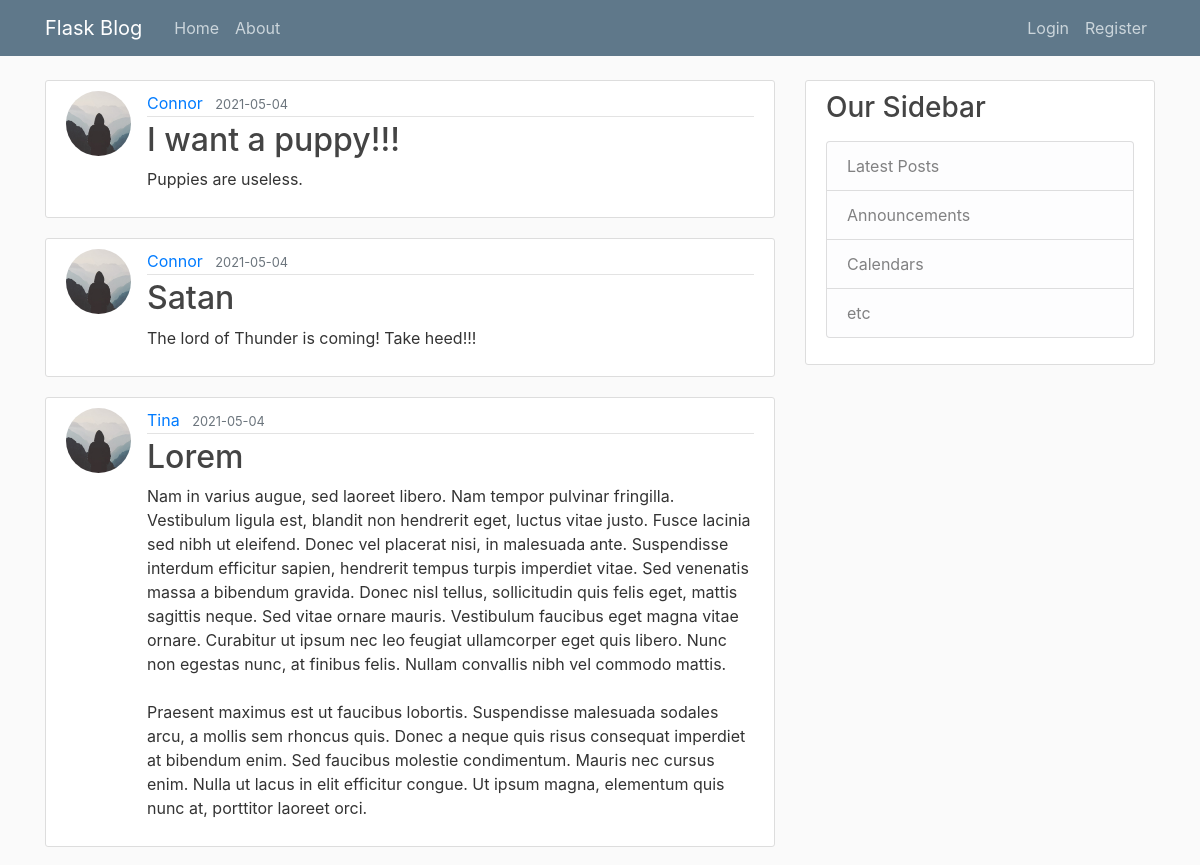
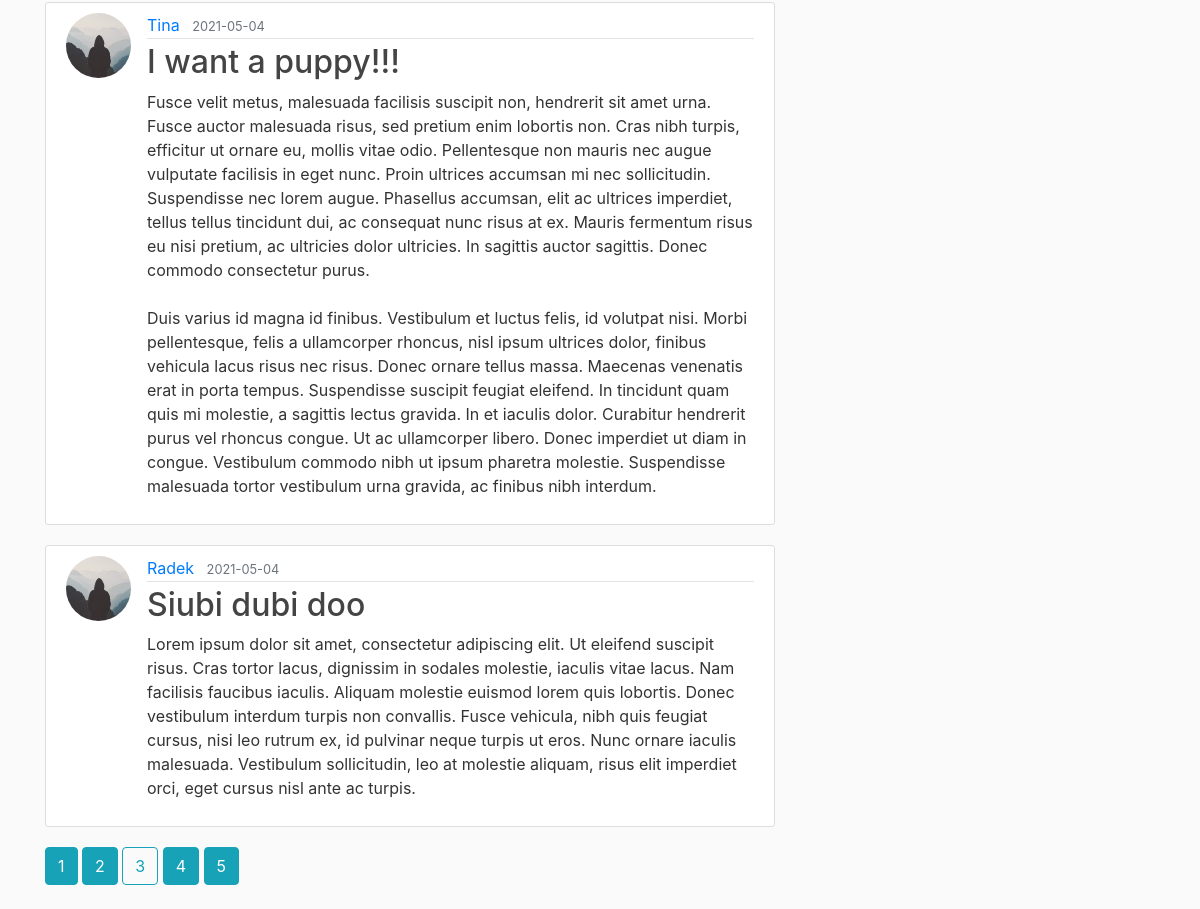
Screenshot of /home?page=3 with the database file from the repository (2 pictures, top to bottom).
### flask_blog/models.py (models this page shows, shortened)
class Post(db.Model):
    id = db.Column(db.Integer, primary_key=True)
    title = db.Column(db.String(100), nullable=False)
    date_posted = db.Column(db.DateTime, nullable=False, default=datetime.utcnow)
    content = db.Column(db.Text, nullable=False)
    user_id = db.Column(db.Integer, db.ForeignKey('user.id'), nullable=False)

class User(db.Model, UserMixin):
    id = db.Column(db.Integer, primary_key=True)
    username = db.Column(db.String(20), unique=True, nullable=False)
    email = db.Column(db.String(120), unique=True, nullable=False)
    image_file = db.Column(db.String(20), nullable=False, default='default.jpg')
    password = db.Column(db.String(60), nullable=False)
    posts = db.relationship('Post', backref='author', lazy=True)

### flask_blog/main/routes.py (the view)
@main.route('/')
@main.route('/home')
def home():
    page = request.args.get('page', 1, type=int)
    posts = Post.query.order_by(Post.date_posted.desc()).paginate(page=page, per_page=5)
    return render_template('home.html', posts=posts)

### flask_blog/templates/home.html
{% extends "layout.html" %}
{% block content %}
    {% for post in posts.items %}
        <article class="media content-section">
            <img class="rounded-circle article-img" src="{{ url_for('static', filename='profile_pics/' + post.author.image_file) }}" alt="">
          <div class="media-body">
            <div class="article-metadata">
              <a class="mr-2" href="{{ url_for('users.user_posts', username=post.author.username) }}">{{ post.author.username }}</a>
              <small class="text-muted">{{ post.date_posted.strftime('%Y-%m-%d') }}</small>
            </div>
            <h2><a class="article-title" href="{{ url_for('posts.post', post_id=post.id) }}">{{ post.title }}</a></h2>
            <p class="article-content">{{ post.content }}</p>
          </div>
        </article>
    {% endfor %}
    {% for page_num in posts.iter_pages(left_edge=1, right_edge=1, left_current=1, right_current=2) %}
        {% if page_num %}
            {% if posts.page == page_num %}
                <a class="btn btn-outline-info mb-4" href="{{ url_for('main.home', page=page_num) }}">{{ page_num }}</a>
            {% else %}
                <a class="btn btn-info mb-4" href="{{ url_for('main.home', page=page_num) }}">{{ page_num }}</a>
            {% endif %}
        {% else %}
             . .
        {% endif %}
    {% endfor %}
{% endblock content %}

### flask_blog/static/main.css (style rules this page uses)
body { background: #fafafa; color: #333333; margin-top: 5rem; }
h1, h2, h3, h4, h5, h6 { color: #444444; }
.content-section { background: #ffffff; padding: 10px 20px; border: 1px solid #dddddd; border-radius: 3px; margin-bottom: 20px; }
.article-title { color: #444444; }
.article-content { white-space: pre-line; }
.article-img { height: 65px; width: 65px; margin-right: 16px; }
.article-metadata { padding-bottom: 1px; margin-bottom: 4px; border-bottom: 1px solid #e3e3e3 }

### rows the page displays
Post: image_file (placeholder picture), author.username "Connor", date_posted "2021-05-04", title "I want a puppy!!!", content "Puppies are useless."
Post: image_file (placeholder picture), author.username "Connor", date_posted "2021-05-04", title "Satan", content "The lord of Thunder is coming! Take heed!!!"
Post: image_file (placeholder picture), author.username "Tina", date_posted "2021-05-04", title "Lorem", content "Nam in varius augue, sed laoreet libero. Nam tempor pulvinar fringilla. Vestibulum ligula est, blandit non hendrerit eget, luctus vitae justo. Fusce lacinia sed nibh ut eleifend. Donec vel placerat nisi, in malesuada ante. Suspendisse interdum efficitur sapien, hendrerit tempus turpis imperdiet vitae. Sed venenatis massa a bibendum gravida. Donec nisl tellus, sollicitudin quis felis eget, mattis sagittis neque. Sed vitae ornare mauris. Vestibulum faucibus eget magna vitae ornare. Curabitur ut ipsum nec leo feugiat ullamcorper eget quis libero. Nunc non egestas nunc, at finibus felis. Nullam convallis nibh vel commodo mattis. Praesent maximus est ut faucibus lobortis. Suspendisse malesuada…"
Post: image_file (placeholder picture), author.username "Tina", date_posted "2021-05-04", title "I want a puppy!!!", content "Fusce velit metus, malesuada facilisis suscipit non, hendrerit sit amet urna. Fusce auctor malesuada risus, sed pretium enim lobortis non. Cras nibh turpis, efficitur ut ornare eu, mollis vitae odio. Pellentesque non mauris nec augue vulputate facilisis in eget nunc. Proin ultrices accumsan mi nec sollicitudin. Suspendisse nec lorem augue. Phasellus accumsan, elit ac ultrices imperdiet, tellus tellus tincidunt dui, ac consequat nunc risus at ex. Mauris fermentum risus eu nisi pretium, ac ultricies dolor ultricies. In sagittis auctor sagittis. Donec commodo consectetur purus. Duis varius id magna id finibus. Vestibulum et luctus felis, id volutpat nisi. Morbi pellentesque, felis a…"
Post: image_file (placeholder picture), author.username "Radek", date_posted "2021-05-04", title "Siubi dubi doo", content "Lorem ipsum dolor sit amet, consectetur adipiscing elit. Ut eleifend suscipit risus. Cras tortor lacus, dignissim in sodales molestie, iaculis vitae lacus. Nam facilisis faucibus iaculis. Aliquam molestie euismod lorem quis lobortis. Donec vestibulum interdum turpis non convallis. Fusce vehicula, nibh quis feugiat cursus, nisi leo rutrum ex, id pulvinar neque turpis ut eros. Nunc ornare iaculis malesuada. Vestibulum sollicitudin, leo at molestie aliquam, risus elit imperdiet orci, eget cursus nisl ante ac turpis."

### other values shown
{{ page_num }} "1" "2" "4" "5"
{{ page_num }} "3"
